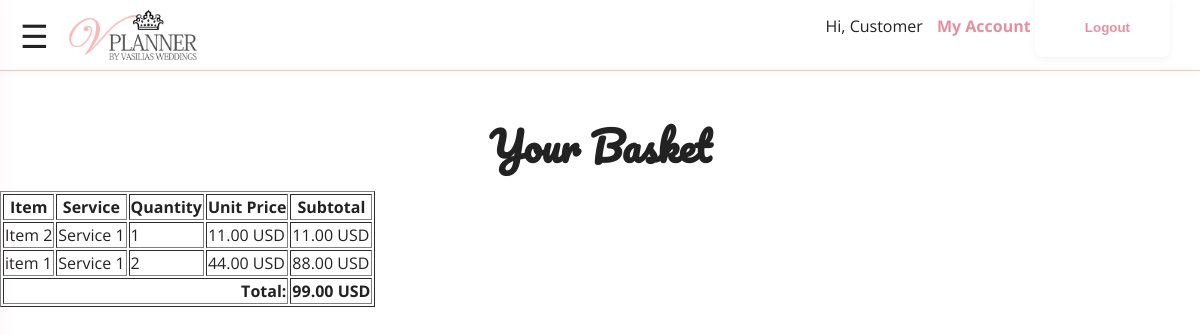
The page /orders/basket/ (signed in) on the database its author committed.
### orders/models.py (models this page shows, shortened)
class OrderItem(models.Model):
    order = models.ForeignKey(
        Order,
        on_delete=models.CASCADE, # If order deleted, delete its items
        related_name='items' # order.items.all()
    )
    professional = models.ForeignKey(
        'users.Professional',
        on_delete=models.PROTECT, # Keep record even if professional leaves
        related_name='order_items'
    )
    service = models.ForeignKey(
        'services.Service',
        on_delete=models.PROTECT, # Keep record even if service definition changes/deleted
        related_name='order_items'
    )
    item = models.ForeignKey(
        'services.Item',
        on_delete=models.PROTECT, # Keep record even if item definition changes/deleted
        related_name='order_items'
    )
    price = models.ForeignKey(
        'services.Price',
        on_delete=models.PROTECT, # Keep record even if price definition changes/deleted
        related_name='order_items'
    )
    quantity = models.PositiveIntegerField(default=1)
    price_amount_at_order = models.DecimalField(max_digits=10, decimal_places=2)
    price_currency_at_order = models.CharField(max_length=3)
    price_frequency_at_order = models.CharField(max_length=10) # Store frequency from Price model
    created_at = models.DateTimeField(auto_now_add=True)
    class Meta:
        verbose_name = "Order Item"
        verbose_name_plural = "Order Items"
        ordering = ['order', 'created_at']

### services/models.py (models this page shows, shortened)
class Item(models.Model):
    service = models.ForeignKey(
        Service,
        on_delete=models.CASCADE, # If service deleted, delete its items
        related_name='items' # service.items.all()
    )
    title = models.CharField(max_length=255)
    description = models.TextField(blank=True)
    created_at = models.DateTimeField(auto_now_add=True)
    updated_at = models.DateTimeField(auto_now=True)
    class Meta:
        verbose_name = "Item"
        verbose_name_plural = "Items"
        ordering = ['service', 'title']

class Service(models.Model):
    professional = models.ForeignKey(
        'users.Professional', # Use string notation for cross-app relations
        on_delete=models.CASCADE, # If professional deleted, delete their services
        related_name='services' # professional.services.all()
    )
    title = models.CharField(max_length=255)
    description = models.TextField(blank=True)
    is_active = models.BooleanField(default=True, help_text="Is this service currently offered?")
    created_at = models.DateTimeField(auto_now_add=True)
    updated_at = models.DateTimeField(auto_now=True)
    class Meta:
        verbose_name = "Service"
        verbose_name_plural = "Services"
        ordering = ['professional', 'title']

### orders/views.py (the view)
# urls.py: path('basket/', basket, name='basket'),
@login_required
def basket(request):
    customer = request.user.customer_profile
    order = Order.objects.filter(customer=customer, status=Order.StatusChoices.CONFIRMED).first()
    items = order.items.all() if order else []
    total = sum(item.price_amount_at_order * item.quantity for item in items)
    return render(request, 'orders/basket.html', {
        'order': order,
        'items': items,
        'total': total,
    })

### orders/templatetags/order_extras.py (called while the page is built)
@register.filter
def multiply(value, arg):
    return float(value) * float(arg)

### orders/templates/orders/basket.html (shortened to what this page needs)
{% extends "core/base.html" %}
{% load static %}
{% load order_extras %}
{% block content %}
<header>
    <div class="navbar">
        <span class="menu-icon" onclick="openMenu()">&#9776;</span>
        <img src="{% static 'core/images/logo.png' %}" alt="V Planner Logo" class="logo">
    </div>
</header>
<main>
    <h2 class="welcome-title">Your Basket</h2>
    {% if items %}
    <table border="1">
        <tr>
            <th>Item</th>
            <th>Service</th>
            <th>Quantity</th>
            <th>Unit Price</th>
            <th>Subtotal</th>
        </tr>
        {% for item in items %}
        <tr>
            <td>{{ item.item.title }}</td>
            <td>{{ item.service.title }}</td>
            <td>{{ item.quantity }}</td>
            <td>{{ item.price_amount_at_order }} {{ item.price_currency_at_order }}</td>
            <td>{{ item.quantity|multiply:item.price_amount_at_order|floatformat:2 }} {{ item.price_currency_at_order }}</td>
        </tr>
        {% endfor %}
        <tr>
            <td colspan="4" style="text-align:right;"><strong>Total:</strong></td>
            <td><strong>{{ total|floatformat:2 }} {{ items.0.price_currency_at_order }}</strong></td>
        </tr>
    </table>
    {% else %}
        <p>Your basket is empty.</p>
    {% endif %}
</main>
{% endblock %}

### core/templates/core/base.html (shortened to what this page needs)
{% load static %}
<!DOCTYPE html>
<html lang="en">
<head>
    <link rel="stylesheet" href="{% static 'core/css/home.css' %}">
</head>
<body>
    <div id="user-menu" style="position:fixed;top:10px;right:30px;z-index:1000;">
        {% if user.is_authenticated %}
            <span>Hi, {{ user.first_name|default:user.username }}</span>
            <a href="/users/management/" class="user-menu-link">My Account</a>
            <form action="{% url 'logout' %}" method="post" style="display:inline;">
                <button type="submit" class="user-menu-link" style="background:none;border:none;cursor:pointer;color:#e88ea1;">Logout</button>
            </form>
        {% else %}
            <a href="{% url 'login' %}" class="user-menu-link">Login</a>
            <a href="{% url 'register' %}" class="user-menu-link">Register</a>
        {% endif %}
    </div>
    {% block content %}{% endblock %}
</body>
</html>

### core/static/core/css/home.css (style rules this page uses)
body { margin: 0; font-family: 'Open Sans', Arial, sans-serif; background: #fff; color: #222; }
header { background: #fff; box-shadow: 0 2px 8px rgba(0,0,0,0.03); }
.navbar { display: flex; align-items: center; padding: 10px 20px; border-bottom: 1px solid #f3c6c6; }
.menu-icon { font-size: 2em; margin-right: 20px; cursor: pointer; }
.logo { height: 50px; }
.welcome-title { font-family: 'Pacifico', cursive; font-size: 2.5em; text-align: center; margin-top: 40px; margin-bottom: 10px; }
form { background: #fff; padding: 20px; border-radius: 8px; box-shadow: 0 2px 8px rgba(0,0,0,0.05); }
button[type="submit"] { background: #e88ea1; color: #fff; border: none; padding: 10px 20px; border-radius: 4px; cursor: pointer; font-weight: bold; transition: background 0.2s; }
a { color: #e88ea1; text-decoration: none; }
.user-menu-link { margin-left: 10px; color: #e88ea1; text-decoration: none; font-weight: bold; }

### rows shown on the page
OrderItem: item "Item 2", service "Service 1", quantity "1", price_amount_at_order "11.00", price_currency_at_order "USD", quantity|multiply "11.00"
OrderItem: item "item 1", service "Service 1", quantity "2", price_amount_at_order "44.00", price_currency_at_order "USD", quantity|multiply "88.00"

### other values the page prints
{{ user.first_name|default:user.username }} "Customer"
{{ total|floatformat:2 }} "99.00"
